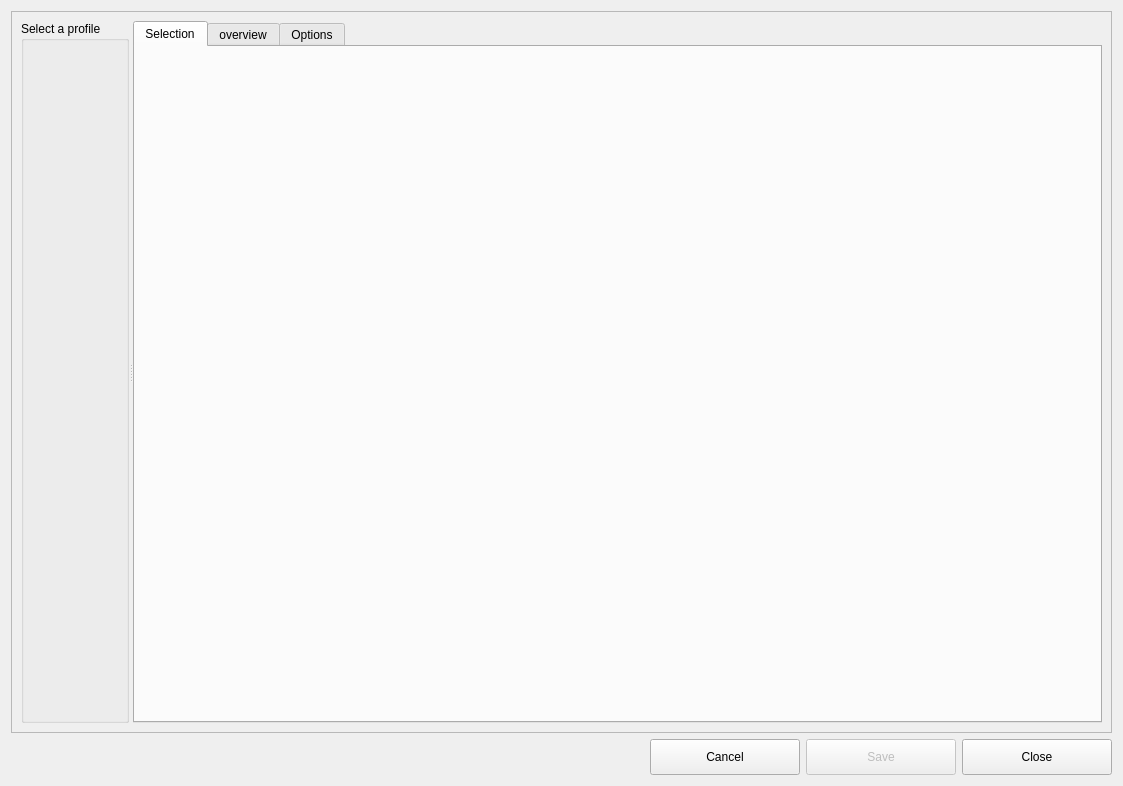
<?xml version="1.0" encoding="UTF-8"?>
<ui version="4.0">
 <class>ProfileWidget</class>
 <widget class="QWidget" name="ProfileWidget">
  <property name="geometry">
   <rect>
    <x>0</x>
    <y>0</y>
    <width>1123</width>
    <height>786</height>
   </rect>
  </property>
  <property name="windowTitle">
   <string>Form</string>
  </property>
  <layout class="QVBoxLayout" name="verticalLayout_10">
   <item>
    <widget class="QFrame" name="frame">
     <property name="sizePolicy">
      <sizepolicy hsizetype="Minimum" vsizetype="Expanding">
       <horstretch>0</horstretch>
       <verstretch>0</verstretch>
      </sizepolicy>
     </property>
     <property name="minimumSize">
      <size>
       <width>200</width>
       <height>0</height>
      </size>
     </property>
     <property name="frameShape">
      <enum>QFrame::StyledPanel</enum>
     </property>
     <property name="frameShadow">
      <enum>QFrame::Raised</enum>
     </property>
     <layout class="QVBoxLayout" name="verticalLayout_9">
      <item>
       <widget class="QSplitter" name="splitter">
        <property name="orientation">
         <enum>Qt::Horizontal</enum>
        </property>
        <widget class="QGroupBox" name="edition_box">
         <property name="sizePolicy">
          <sizepolicy hsizetype="Maximum" vsizetype="Maximum">
           <horstretch>0</horstretch>
           <verstretch>0</verstretch>
          </sizepolicy>
         </property>
         <property name="maximumSize">
          <size>
           <width>200</width>
           <height>16777215</height>
          </size>
         </property>
         <property name="title">
          <string>Select a profile</string>
         </property>
         <layout class="QVBoxLayout" name="verticalLayout_2">
          <property name="leftMargin">
           <number>0</number>
          </property>
          <property name="topMargin">
           <number>0</number>
          </property>
          <property name="rightMargin">
           <number>0</number>
          </property>
          <property name="bottomMargin">
           <number>0</number>
          </property>
          <item>
           <layout class="QVBoxLayout" name="vlayout">
            <property name="spacing">
             <number>0</number>
            </property>
            <property name="sizeConstraint">
             <enum>QLayout::SetMaximumSize</enum>
            </property>
           </layout>
          </item>
         </layout>
        </widget>
        <widget class="QTabWidget" name="tabWidget">
         <property name="sizePolicy">
          <sizepolicy hsizetype="Expanding" vsizetype="Expanding">
           <horstretch>0</horstretch>
           <verstretch>0</verstretch>
          </sizepolicy>
         </property>
         <property name="autoFillBackground">
          <bool>false</bool>
         </property>
         <property name="styleSheet">
          <string notr="true">tabWidget-&gt;setStyleSheet(&quot;QTabBar::tab { height: 10px; width: 10px; }&quot;);</string>
         </property>
         <property name="tabShape">
          <enum>QTabWidget::Rounded</enum>
         </property>
         <property name="currentIndex">
          <number>0</number>
         </property>
         <property name="documentMode">
          <bool>false</bool>
         </property>
         <property name="tabsClosable">
          <bool>false</bool>
         </property>
         <property name="movable">
          <bool>false</bool>
         </property>
         <widget class="QWidget" name="tree_tab">
          <property name="sizePolicy">
           <sizepolicy hsizetype="Expanding" vsizetype="Expanding">
            <horstretch>0</horstretch>
            <verstretch>0</verstretch>
           </sizepolicy>
          </property>
          <attribute name="title">
           <string>Selection</string>
          </attribute>
          <layout class="QVBoxLayout" name="verticalLayout_3"/>
         </widget>
         <widget class="QWidget" name="overview_tab">
          <attribute name="title">
           <string>overview</string>
          </attribute>
          <layout class="QVBoxLayout" name="verticalLayout_4"/>
         </widget>
         <widget class="QWidget" name="options_tab">
          <attribute name="title">
           <string>Options</string>
          </attribute>
          <layout class="QVBoxLayout" name="verticalLayout"/>
         </widget>
        </widget>
       </widget>
      </item>
     </layout>
    </widget>
   </item>
   <item>
    <layout class="QHBoxLayout" name="horizontalLayout_3">
     <item>
      <spacer name="horizontalSpacer">
       <property name="orientation">
        <enum>Qt::Horizontal</enum>
       </property>
       <property name="sizeHint" stdset="0">
        <size>
         <width>40</width>
         <height>20</height>
        </size>
       </property>
      </spacer>
     </item>
     <item>
      <widget class="QPushButton" name="cancel_button">
       <property name="sizePolicy">
        <sizepolicy hsizetype="Preferred" vsizetype="Fixed">
         <horstretch>0</horstretch>
         <verstretch>0</verstretch>
        </sizepolicy>
       </property>
       <property name="minimumSize">
        <size>
         <width>150</width>
         <height>36</height>
        </size>
       </property>
       <property name="text">
        <string>Cancel</string>
       </property>
      </widget>
     </item>
     <item>
      <widget class="QPushButton" name="save_button">
       <property name="enabled">
        <bool>false</bool>
       </property>
       <property name="sizePolicy">
        <sizepolicy hsizetype="Preferred" vsizetype="Fixed">
         <horstretch>0</horstretch>
         <verstretch>0</verstretch>
        </sizepolicy>
       </property>
       <property name="minimumSize">
        <size>
         <width>150</width>
         <height>36</height>
        </size>
       </property>
       <property name="text">
        <string>Save</string>
       </property>
      </widget>
     </item>
     <item>
      <widget class="QPushButton" name="close_button">
       <property name="sizePolicy">
        <sizepolicy hsizetype="Preferred" vsizetype="Fixed">
         <horstretch>0</horstretch>
         <verstretch>0</verstretch>
        </sizepolicy>
       </property>
       <property name="minimumSize">
        <size>
         <width>150</width>
         <height>36</height>
        </size>
       </property>
       <property name="text">
        <string>Close</string>
       </property>
      </widget>
     </item>
    </layout>
   </item>
  </layout>
  <action name="actionOpen">
   <property name="icon">
    <iconset>
     <normaloff>../resources/images/open.png</normaloff>../resources/images/open.png</iconset>
   </property>
   <property name="text">
    <string>&amp;Open...</string>
   </property>
   <property name="shortcut">
    <string>Ctrl+O</string>
   </property>
  </action>
  <action name="actionSave">
   <property name="icon">
    <iconset>
     <normaloff>../resources/images/save.png</normaloff>../resources/images/save.png</iconset>
   </property>
   <property name="text">
    <string>&amp;Save</string>
   </property>
   <property name="shortcut">
    <string>Ctrl+S</string>
   </property>
  </action>
  <action name="actionNew">
   <property name="icon">
    <iconset>
     <normaloff>../resources/images/new.png</normaloff>../resources/images/new.png</iconset>
   </property>
   <property name="text">
    <string>&amp;New</string>
   </property>
   <property name="shortcut">
    <string>Ctrl+N</string>
   </property>
  </action>
 </widget>
 <resources/>
 <connections/>
</ui>
